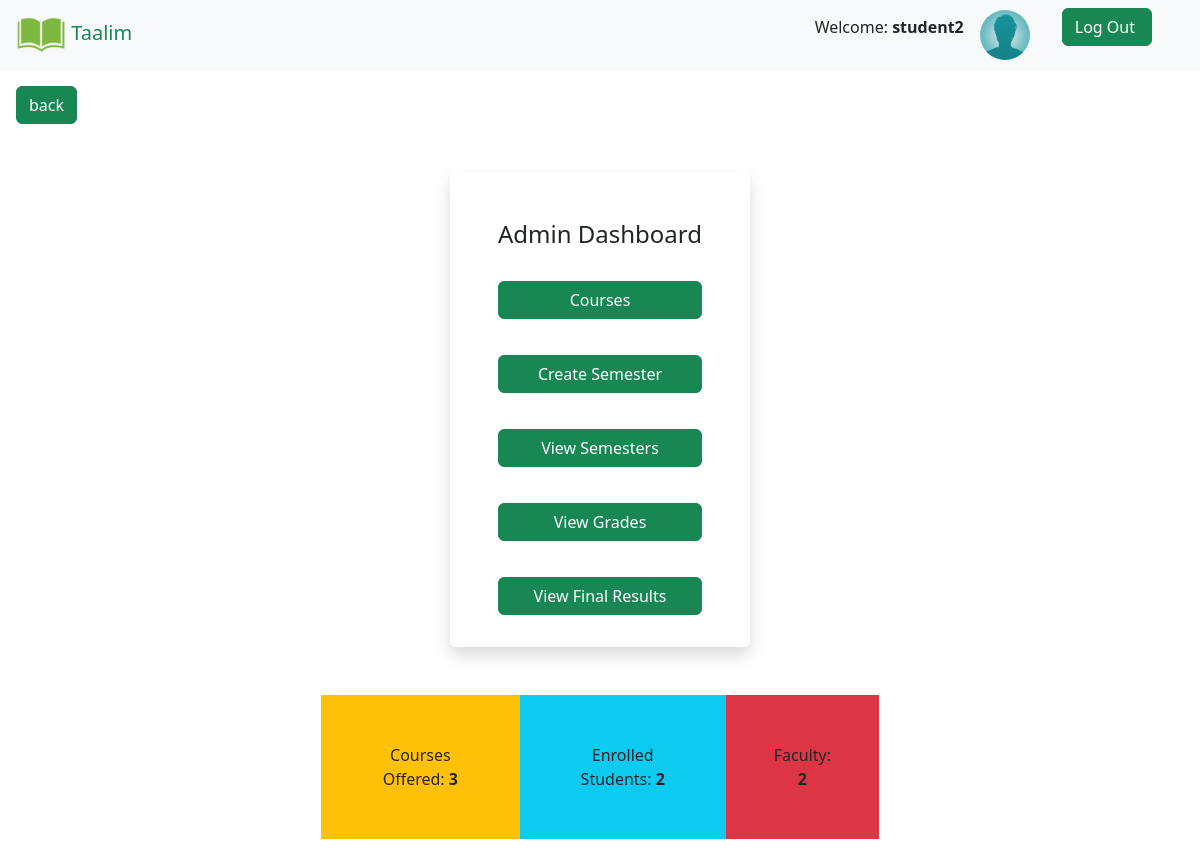
The page /dashboard_admin/4 (signed in) on the database its author committed.
### taalim/models.py (models this page shows)
class User(AbstractUser):
    is_student = models.BooleanField(default=False)
    is_teacher = models.BooleanField(default=False)
    GENDERS = (
    ("M", "Male"),
    ("F", "Female"),)
    gender = models.CharField(max_length=1, choices=GENDERS, default="M")
    profile_pic = models.ImageField(null=True, blank=True)
    address = models.TextField(max_length=100, default="")

### taalim/views.py (the view)
# urls.py: path("dashboard_admin/<int:pk>", views.dashboard_admin, name="dashboard_admin"),
@login_required
def dashboard_admin(request, pk):
    user = User.objects.get(pk=pk)
    courses = len(Course.objects.all())
    students = len(User.objects.filter(is_student=True))
    faculty = len(User.objects.filter(is_teacher=True))
    return render(request, 'taalim/dashboard-admin.html', {
        "students": students,
        "courses": courses,
        "faculty": faculty
    })

### taalim/templates/taalim/dashboard-admin.html (shortened to what this page needs)
{% extends './base.html' %}
{%  load static %}
{% load bootstrap5 %}
{% load bootstrap_icons %}
{% block content %}
<nav class="navbar bg bg-light">
  <a class="navbar-brand text-success ps-3" href="#">
    <img src="{% static 'taalim/favicon.jpg' %}" class="rounded" style="width: 50px" >
    Taalim
  </a>
  <div class="d-flex gap-3 pe-5 align-items-center" >
  <p>Welcome: <strong>{{ user.username }}</strong> </p>
  {% if user.profile_pic %}
  <img src="{{user.profile_pic.url}}" alt="" style="width: 50px" class="rounded-circle me-3">
  {% endif %}
  <p><a href="{% url 'logout' %}" class="pe-3 btn btn-success">Log Out</a></p>
</div>
</nav>
<button class="btn btn-success mt-3 ms-3" onclick="window.location='{% url 'taalim:home' %}' ; return false;" >back</button>
<div class="container text-center d-flex flex-column justify-content-center align-items-center">
  <div class="shadow shadow-1 rounded my-5 px-5">
  <h4 class="mt-5 mb-3">Admin Dashboard</h4>
  <div class="buttons d-flex flex-column gap-1 pb-3">
    <button onclick="window.location='{% url "taalim:view_course_admin" pk=user.id %}'" class="btn btn-success my-3"> {% bs_icon 'file-earmark-diff' %}Courses</button>
    <button onclick="window.location='{% url "taalim:create_semester" pk=user.id %}'" class="btn btn-success my-3"> {% bs_icon 'clipboard-check' %}Create Semester</button>
  <button onclick="window.location='{% url "taalim:view_semesters" pk=user.id %}'" class="btn btn-success my-3"> {% bs_icon 'database-check' %}View Semesters</button>
<button onclick="window.location='{% url "taalim:view_grades" pk=user.id %}'" class="btn btn-success my-3"> {% bs_icon 'list-check' %}View Grades</button>
<button onclick="window.location='{% url "taalim:view_gpas" pk=user.id %}'" class="btn btn-success my-3"> {% bs_icon 'ui-checks-grid' %}View Final Results</button>
</div>
</div>
<div class="d-flex col-6">
  <p class="bg bg-warning p-5" >Courses Offered: <strong>{{courses}}</strong> </p>
  <p class="bg bg-info p-5">Enrolled Students: <strong>{{students}}</strong></p>
  <p class="bg bg-danger p-5">Faculty: <strong>{{faculty}}</strong></p>
  </div>
</div>
  {% endblock%}

### rows shown on the page
User: username "student2", profile_pic (picture)

### other values the page prints
{{ courses }} "3"
{{ students }} "2"
{{ faculty }} "2"
